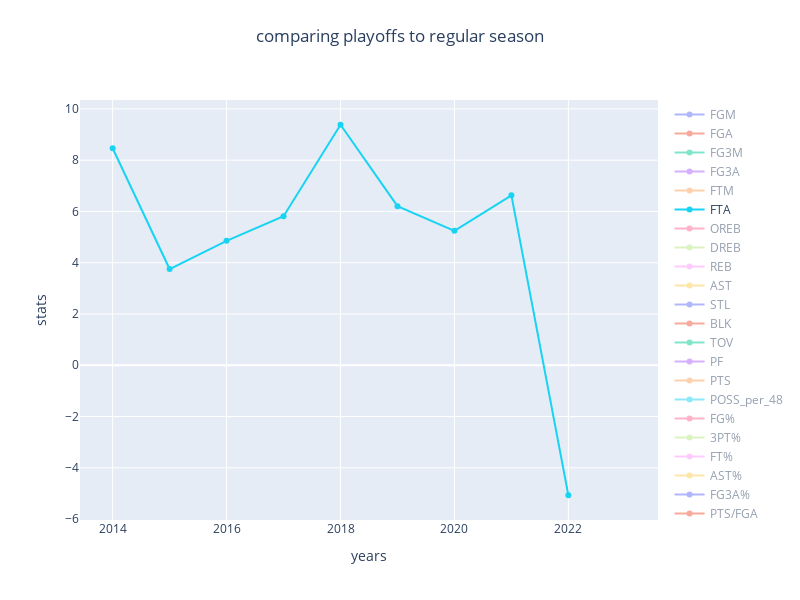

The cell this chart's notebook holds for it:
### Code cell
fig = go.Figure()
for col in comp_change_df.columns[1:]:
    fig.add_trace(go.Scatter(x=comp_change_df['season_start_year'],
                             y=comp_change_df[col], name=col))

fig.update_layout(height=600, width=800)
fig.update_xaxes(title_text='years')
fig.update_yaxes(title_text='stats')
fig.update_layout(title_text='comparing playoffs to regular season', title_x=0.5, title_y=0.95)
fig.show()

### Figure 1 — Plotly figure (JSON) as saved in the notebook; plotly's stock layout.template omitted (floating-point values rounded to 4 significant figures)
{"data": [{"name": "FGM", "type": "scatter", "visible": "legendonly", "x": [2014, 2015, 2016, 2017, 2018, 2019, 2020, 2021, 2022, 2023], "y": [-2.737, -1.639, 0.316, -1.036, -4.331, -2.298, 0.62, -3.008, -1.187, null]}, {"name": "FGA", "type": "scatter", "visible": "legendonly", "x": [2014, 2015, 2016, 2017, 2018, 2019, 2020, 2021, 2022, 2023], "y": [0.266, 1.134, -0.384, -0.02, -0.476, -1.639, 1.445, -1.845, 1.956, null]}, {"name": "FG3M", "type": "scatter", "visible": "legendonly", "x": [2014, 2015, 2016, 2017, 2018, 2019, 2020, 2021, 2022, 2023], "y": [11.05, 10.36, 10.68, 2.286, 2.026, 10.06, 1.48, 1.867, 0.728, null]}, {"name": "FG3A", "type": "scatter", "visible": "legendonly", "x": [2014, 2015, 2016, 2017, 2018, 2019, 2020, 2021, 2022, 2023], "y": [12.98, 10.12, 9.586, 5.358, 5.065, 9.412, 2.218, 1.512, 3.468, null]}, {"name": "FTM", "type": "scatter", "visible": "legendonly", "x": [2014, 2015, 2016, 2017, 2018, 2019, 2020, 2021, 2022, 2023], "y": [4.844, 2.449, 5.468, 5.549, 11.89, 8.292, 6.434, 8.047, -3.52, null]}, {"name": "FTA", "type": "scatter", "visible": true, "x": [2014, 2015, 2016, 2017, 2018, 2019, 2020, 2021, 2022, 2023], "y": [8.464, 3.754, 4.854, 5.813, 9.381, 6.206, 5.243, 6.628, -5.069, null]}, {"name": "OREB", "type": "scatter", "visible": "legendonly", "x": [2014, 2015, 2016, 2017, 2018, 2019, 2020, 2021, 2022, 2023], "y": [0.314, 3.511, -2.594, -3.358, 0.737, -10.14, 4.155, -6.394, 2.113, null]}, {"name": "DREB", "type": "scatter", "visible": "legendonly", "x": [2014, 2015, 2016, 2017, 2018, 2019, 2020, 2021, 2022, 2023], "y": [3.983, 0.314, -2.346, 1.676, 2.06, 1.575, 0.363, -1.246, 2.513, null]}, {"name": "REB", "type": "scatter", "visible": "legendonly", "x": [2014, 2015, 2016, 2017, 2018, 2019, 2020, 2021, 2022, 2023], "y": [3.06, 1.075, -2.404, 0.552, 1.757, -1.058, 1.204, -2.443, 2.417, null]}, {"name": "AST", "type": "scatter", "visible": "legendonly", "x": [2014, 2015, 2016, 2017, 2018, 2019, 2020, 2021, 2022, 2023], "y": [-2.12, -8.193, -0.377, -4.159, -4.422, -3.6, -8.586, -4.127, -3.253, null]}, {"name": "STL", "type": "scatter", "visible": "legendonly", "x": [2014, 2015, 2016, 2017, 2018, 2019, 2020, 2021, 2022, 2023], "y": [-2.726, -3.999, -0.318, -3.315, -5.3, -5.432, -8.981, -4.031, -3.485, null]}, {"name": "BLK", "type": "scatter", "visible": "legendonly", "x": [2014, 2015, 2016, 2017, 2018, 2019, 2020, 2021, 2022, 2023], "y": [10.74, 2.971, 0.412, 2.308, 0.441, -10.64, -6.774, -0.146, 5.898, null]}, {"name": "TOV", "type": "scatter", "visible": "legendonly", "x": [2014, 2015, 2016, 2017, 2018, 2019, 2020, 2021, 2022, 2023], "y": [-7.577, -7.096, -3.207, -6.315, -3.336, -1.416, -10.38, 2.504, -7.308, null]}, {"name": "PF", "type": "scatter", "visible": "legendonly", "x": [2014, 2015, 2016, 2017, 2018, 2019, 2020, 2021, 2022, 2023], "y": [7.261, 6.995, 6.163, 6.69, 8.363, 7.634, 9.637, 12.79, 1.156, null]}, {"name": "PTS", "type": "scatter", "visible": "legendonly", "x": [2014, 2015, 2016, 2017, 2018, 2019, 2020, 2021, 2022, 2023], "y": [-0.357, 0.06, 2.134, 0.322, -1.103, 0.743, 1.598, -0.768, -1.355, null]}, {"name": "POSS_per_48", "type": "scatter", "visible": "legendonly", "x": [2014, 2015, 2016, 2017, 2018, 2019, 2020, 2021, 2022, 2023], "y": [0.549, -2.678, -1.399, -2.014, -2.406, -2.87, -3.038, -2.734, -2.888, null]}, {"name": "FG%", "type": "scatter", "visible": "legendonly", "x": [2014, 2015, 2016, 2017, 2018, 2019, 2020, 2021, 2022, 2023], "y": [-2.995, -2.741, 0.703, -1.016, -3.874, -0.67, -0.813, -1.186, -3.083, null]}, {"name": "3PT%", "type": "scatter", "visible": "legendonly", "x": [2014, 2015, 2016, 2017, 2018, 2019, 2020, 2021, 2022, 2023], "y": [-1.712, 0.22, 0.998, -2.916, -2.893, 0.588, -0.722, 0.35, -2.649, null]}, {"name": "FT%", "type": "scatter", "visible": "legendonly", "x": [2014, 2015, 2016, 2017, 2018, 2019, 2020, 2021, 2022, 2023], "y": [-3.337, -1.257, 0.586, -0.25, 2.291, 1.964, 1.132, 1.331, 1.632, null]}, {"name": "AST%", "type": "scatter", "visible": "legendonly", "x": [2014, 2015, 2016, 2017, 2018, 2019, 2020, 2021, 2022, 2023], "y": [0.634, -6.663, -0.691, -3.156, -0.094, -1.333, -9.15, -1.153, -2.091, null]}, {"name": "FG3A%", "type": "scatter", "visible": "legendonly", "x": [2014, 2015, 2016, 2017, 2018, 2019, 2020, 2021, 2022, 2023], "y": [12.68, 8.883, 10.01, 5.379, 5.567, 11.23, 0.762, 3.419, 1.484, null]}, {"name": "PTS/FGA", "type": "scatter", "visible": "legendonly", "x": [2014, 2015, 2016, 2017, 2018, 2019, 2020, 2021, 2022, 2023], "y": [-0.621, -1.061, 2.527, 0.341, -0.63, 2.422, 0.151, 1.097, -3.247, null]}, {"name": "FG3M/FGM", "type": "scatter", "visible": "legendonly", "x": [2014, 2015, 2016, 2017, 2018, 2019, 2020, 2021, 2022, 2023], "y": [14.17, 12.2, 10.33, 3.356, 6.645, 12.64, 0.855, 5.026, 1.938, null]}, {"name": "FTA/FGA", "type": "scatter", "visible": "legendonly", "x": [2014, 2015, 2016, 2017, 2018, 2019, 2020, 2021, 2022, 2023], "y": [8.176, 2.591, 5.257, 5.834, 9.904, 7.975, 3.744, 8.632, -6.889, null]}, {"name": "TRU%", "type": "scatter", "visible": "legendonly", "x": [2014, 2015, 2016, 2017, 2018, 2019, 2020, 2021, 2022, 2023], "y": [-1.546, -1.358, 1.917, -0.28, -1.696, 1.531, -0.241, 0.185, -2.493, null]}, {"name": "AST_TOV", "type": "scatter", "visible": "legendonly", "x": [2014, 2015, 2016, 2017, 2018, 2019, 2020, 2021, 2022, 2023], "y": [5.905, -1.181, 2.924, 2.301, -1.123, -2.215, 1.999, -6.468, 4.375, null]}], "layout": {"height": 600, "title": {"text": "comparing playoffs to regular season", "x": 0.5, "y": 0.95}, "width": 800, "xaxis": {"autorange": true, "range": [2013.0, 2024.0], "title": {"text": "years"}, "type": "linear"}, "yaxis": {"autorange": true, "range": [-6.034, 10.35], "title": {"text": "stats"}, "type": "linear"}}}
